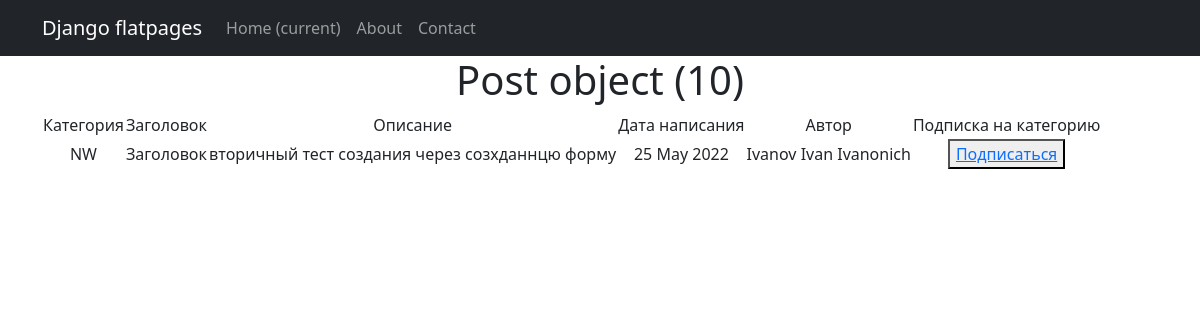
Screenshot of /news/10 with the database file from the repository.
### news/models.py (models this page shows, shortened)
class Post(models.Model):
    author = models.ForeignKey(Author, on_delete=models.CASCADE)
    NEWS = 'NW'
    ARTICLE = 'AR'
    CATEGORY_CHOICES = (
        (NEWS, 'Новость'),
        (ARTICLE, 'Статья'),
    )
    categoryType = models.CharField(max_length=2, choices=CATEGORY_CHOICES, default=ARTICLE)
    dateCreation = models.DateTimeField(auto_now_add=True)
    postCategory = models.ManyToManyField(Category, through='PostCategory')
    title = models.CharField(max_length=128)
    text = models.TextField()
    rating = models.SmallIntegerField(default=0)

class Author(models.Model):
    authorUser = models.OneToOneField(User, on_delete=models.CASCADE)
    ratingAuthor = models.SmallIntegerField(default=0)

### news/views.py (the view)
# urls.py: path('<int:pk>', PostDetail.as_view(), name='post_detail'),
class PostDetail(DetailView):
    model = Post
    template_name = 'newso.html'
    context_object_name = 'post'

### news/templatetags/custom_filters.py (called while the page is built)
@register.filter()
def censor(value):
      return value.replace("редиска", "р******")

### templates/newso.html (shortened to what this page needs)
{% extends 'flatpages/default.html' %}
{% load custom_filters %}
{% block content %}
<h1>{{ post }}</h1>
<table>
           <tr>
               <td>Категория</td>
               <td>Заголовок</td>
               <td>Описание</td>
               <td>Дата написания</td>
               <td>Автор</td>
               <td>Подписка на категорию</td>
           </tr>
           <tr>
               <td>{{ post.categoryType }}</td>
               <td>{{ post.title|censor}}</td>
               <td>{{ post.text|censor}}</td>
               <td>{{ post.dateCreation|date:'d M Y' }}</td>
               <td>{{ post.author.authorUser }}</td>
               <td><button> <a href="upgrade/">Подписаться</a> </button></td>
           </tr>
       </table>
{% endblock content %}

### rows the page displays
Post: id "Post object (10)", categoryType "NW", title|censor "Заголовок", text|censor "вторичный тест создания через созхданнцю форму", dateCreation "25 May 2022", author.authorUser "Ivanov Ivan Ivanonich"
